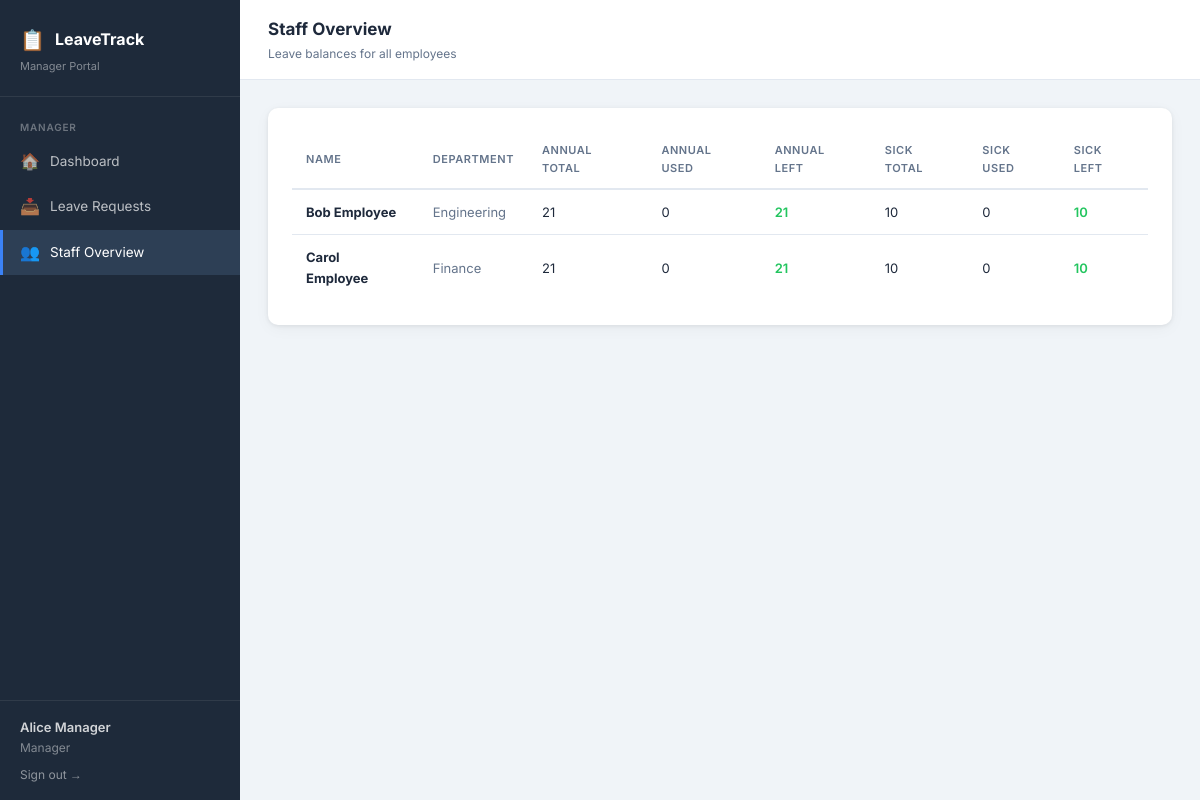
Screenshot of /manager/staff.php (signed in) with the database file from the repository.
### tables this page shows
CREATE TABLE users (
    id INT AUTO_INCREMENT PRIMARY KEY,
    full_name VARCHAR(100) NOT NULL,
    email VARCHAR(100) NOT NULL UNIQUE,
    password VARCHAR(255) NOT NULL,
    role ENUM('employee','manager') DEFAULT 'employee',
    department VARCHAR(100),
    annual_leave INT DEFAULT 21,
    sick_leave INT DEFAULT 10,
    created_at TIMESTAMP DEFAULT CURRENT_TIMESTAMP
);

### includes/config.php (called while the page is built, shortened)
<?php
function getLeaveUsed($conn, $user_id, $type) {
    $stmt = $conn->prepare("SELECT SUM(days) as total FROM leave_requests WHERE user_id=? AND leave_type=? AND status='approved'");
    $stmt->bind_param("is", $user_id, $type);
    $stmt->execute();
    $r = $stmt->get_result()->fetch_assoc();
    return $r['total'] ?? 0;
}

### manager/staff.php (the view, shortened to what this page needs)
<?php
require_once '../includes/config.php';
$staff = $conn->query("SELECT * FROM users WHERE role='employee' ORDER BY full_name")->fetch_all(MYSQLI_ASSOC);
?>
<!DOCTYPE html>
<html lang="en">
<head>
<link rel="stylesheet" href="/css/style.css">
</head>
<body>
<div class="layout">
    <?php include '../includes/sidebar.php'; ?>
    <div class="main">
        <div class="topbar">
            <div>
                <h2>Staff Overview</h2>
                <div class="sub">Leave balances for all employees</div>
            </div>
        </div>
        <div class="content">
            <div class="card">
            <div class="table-wrap">
            <table>
                <thead>
                    <tr><th>Name</th><th>Department</th><th>Annual Total</th><th>Annual Used</th><th>Annual Left</th><th>Sick Total</th><th>Sick Used</th><th>Sick Left</th></tr>
                </thead>
                <tbody>
                <?php foreach ($staff as $s): ?>
                <?php
                    $au = getLeaveUsed($conn, $s['id'], 'annual');
                    $su = getLeaveUsed($conn, $s['id'], 'sick');
                    $al = $s['annual_leave'] - $au;
                    $sl = $s['sick_leave'] - $su;
                ?>
                <tr>
                    <td><strong><?= htmlspecialchars($s['full_name']) ?></strong></td>
                    <td style="color:var(--fg-muted)"><?= htmlspecialchars($s['department']) ?></td>
                    <td><?= $s['annual_leave'] ?></td>
                    <td><?= $au ?></td>
                    <td>
                        <span style="font-weight:600;color:<?= $al<=3?'var(--danger)':($al<=7?'var(--warning)':'var(--success)') ?>">
                            <?= $al ?>
                        </span>
                    </td>
                    <td><?= $s['sick_leave'] ?></td>
                    <td><?= $su ?></td>
                    <td>
                        <span style="font-weight:600;color:<?= $sl<=2?'var(--danger)':'var(--success)' ?>">
                            <?= $sl ?>
                        </span>
                    </td>
                </tr>
                <?php endforeach; ?>
                </tbody>
            </table>
            </div>
            </div>
        </div>
    </div>
</div>
</body>
</html>

### includes/sidebar.php (shortened to what this page needs)
<?php
$role = $_SESSION['role'] ?? 'employee';
$name = $_SESSION['full_name'] ?? 'User';
$current = basename($_SERVER['PHP_SELF']);
?>
<div class="sidebar">
    <div class="sidebar-logo">
        <div class="brand"><span>📋</span> LeaveTrack</div>
        <div class="sub"><?= $role === 'manager' ? 'Manager Portal' : 'Employee Portal' ?></div>
    </div>
    <nav class="sidebar-nav">
        <?php if ($role === 'manager'): ?>
            <div class="nav-section">Manager</div>
            <a href="/manager/dashboard.php" class="nav-item <?= $current==='dashboard.php'?'active':'' ?>">
                <span class="icon">🏠</span> Dashboard
            </a>
            <a href="/manager/requests.php" class="nav-item <?= $current==='requests.php'?'active':'' ?>">
                <span class="icon">📥</span> Leave Requests
            </a>
            <a href="/manager/staff.php" class="nav-item <?= $current==='staff.php'?'active':'' ?>">
                <span class="icon">👥</span> Staff Overview
            </a>
        <?php endif; ?>
    </nav>
    <div class="sidebar-footer">
        <div class="user-name"><?= htmlspecialchars($name) ?></div>
        <div><?= ucfirst($role) ?></div>
        <a href="/logout.php" style="color:rgba(255,255,255,.5);font-size:12px;text-decoration:none;display:inline-block;margin-top:8px;">Sign out →</a>
    </div>
</div>

### css/style.css (style rules this page uses)
*, *::before, *::after { box-sizing: border-box; margin: 0; padding: 0; }
:root { --bg: #f0f4f8; --surface: #ffffff; --sidebar: #1e2a3a; --sidebar-hover: #2d3f55; --accent: #3b82f6; --accent-dark: #2563eb; --fg: #1e293b; --fg-muted: #64748b; --border: #e2e8f0; --success: #22c55e; --warning: #f59e0b; --danger: #ef4444; --pending-bg: #fef3c7; --pending-fg: #92400e; --approved-bg: #dcfce7; --approved-fg: #166534; --rejected-bg: #fee2e2; --rejected-fg: #991b1b; --radius: 10px; --shadow: 0 1px 4px rgba(0,0,0,.08), 0 4px 16px rgba(0,0,0,.04); }
body { font-family: 'Inter', sans-serif; background: var(--bg); color: var(--fg); font-size: 14px; line-height: 1.6; }
.layout { display: flex; min-height: 100vh; }
.sidebar { width: 240px; background: var(--sidebar); color: #fff; display: flex; flex-direction: column; flex-shrink: 0; position: fixed; top: 0; left: 0; bottom: 0; overflow-y: auto; }
.sidebar-logo { padding: 24px 20px 20px; border-bottom: 1px solid rgba(255,255,255,.08); }
.sidebar-logo .brand { font-size: 16px; font-weight: 700; display: flex; align-items: center; gap: 10px; }
.sidebar-logo .brand span { font-size: 20px; }
.sidebar-logo .sub { font-size: 11px; color: rgba(255,255,255,.45); margin-top: 2px; }
.sidebar-nav { flex: 1; padding: 12px 0; }
.nav-section { padding: 10px 20px 4px; font-size: 10px; font-weight: 600; letter-spacing: .08em; color: rgba(255,255,255,.35); text-transform: uppercase; }
.nav-item { display: flex; align-items: center; gap: 10px; padding: 10px 20px; color: rgba(255,255,255,.7); text-decoration: none; font-size: 13.5px; transition: background .15s, color .15s; border-radius: 0; }
.nav-item:hover, .nav-item.active { background: var(--sidebar-hover); color: #fff; }
.nav-item.active { border-left: 3px solid var(--accent); padding-left: 17px; }
.nav-item .icon { font-size: 16px; width: 20px; text-align: center; }
.sidebar-footer { padding: 16px 20px; border-top: 1px solid rgba(255,255,255,.08); font-size: 12px; color: rgba(255,255,255,.45); }
.sidebar-footer .user-name { color: rgba(255,255,255,.8); font-weight: 600; font-size: 13px; }
.main { margin-left: 240px; flex: 1; display: flex; flex-direction: column; min-height: 100vh; }
.topbar { background: var(--surface); border-bottom: 1px solid var(--border); padding: 16px 28px; display: flex; align-items: center; justify-content: space-between; position: sticky; top: 0; z-index: 10; }
.topbar h2 { font-size: 17px; font-weight: 700; }
.topbar .sub { font-size: 12px; color: var(--fg-muted); margin-top: 1px; }
.content { padding: 28px; flex: 1; }
.card { background: var(--surface); border-radius: var(--radius); box-shadow: var(--shadow); padding: 24px; margin-bottom: 24px; }
.table-wrap { overflow-x: auto; }
table { width: 100%; border-collapse: collapse; font-size: 13px; }
th { text-align: left; padding: 10px 14px; font-size: 11px; font-weight: 600; letter-spacing: .05em; text-transform: uppercase; color: var(--fg-muted); border-bottom: 2px solid var(--border); }
td { padding: 12px 14px; border-bottom: 1px solid var(--border); }
tr:last-child td { border-bottom: none; }

### rows the page displays
users: full_name "Bob Employee", department "Engineering", annual_leave "21", au "0", sick_leave "10", su "0"
users: full_name "Carol Employee", department "Finance", annual_leave "21", au "0", sick_leave "10", su "0"

### other values shown
$name "Alice Manager"
$role "Manager"
